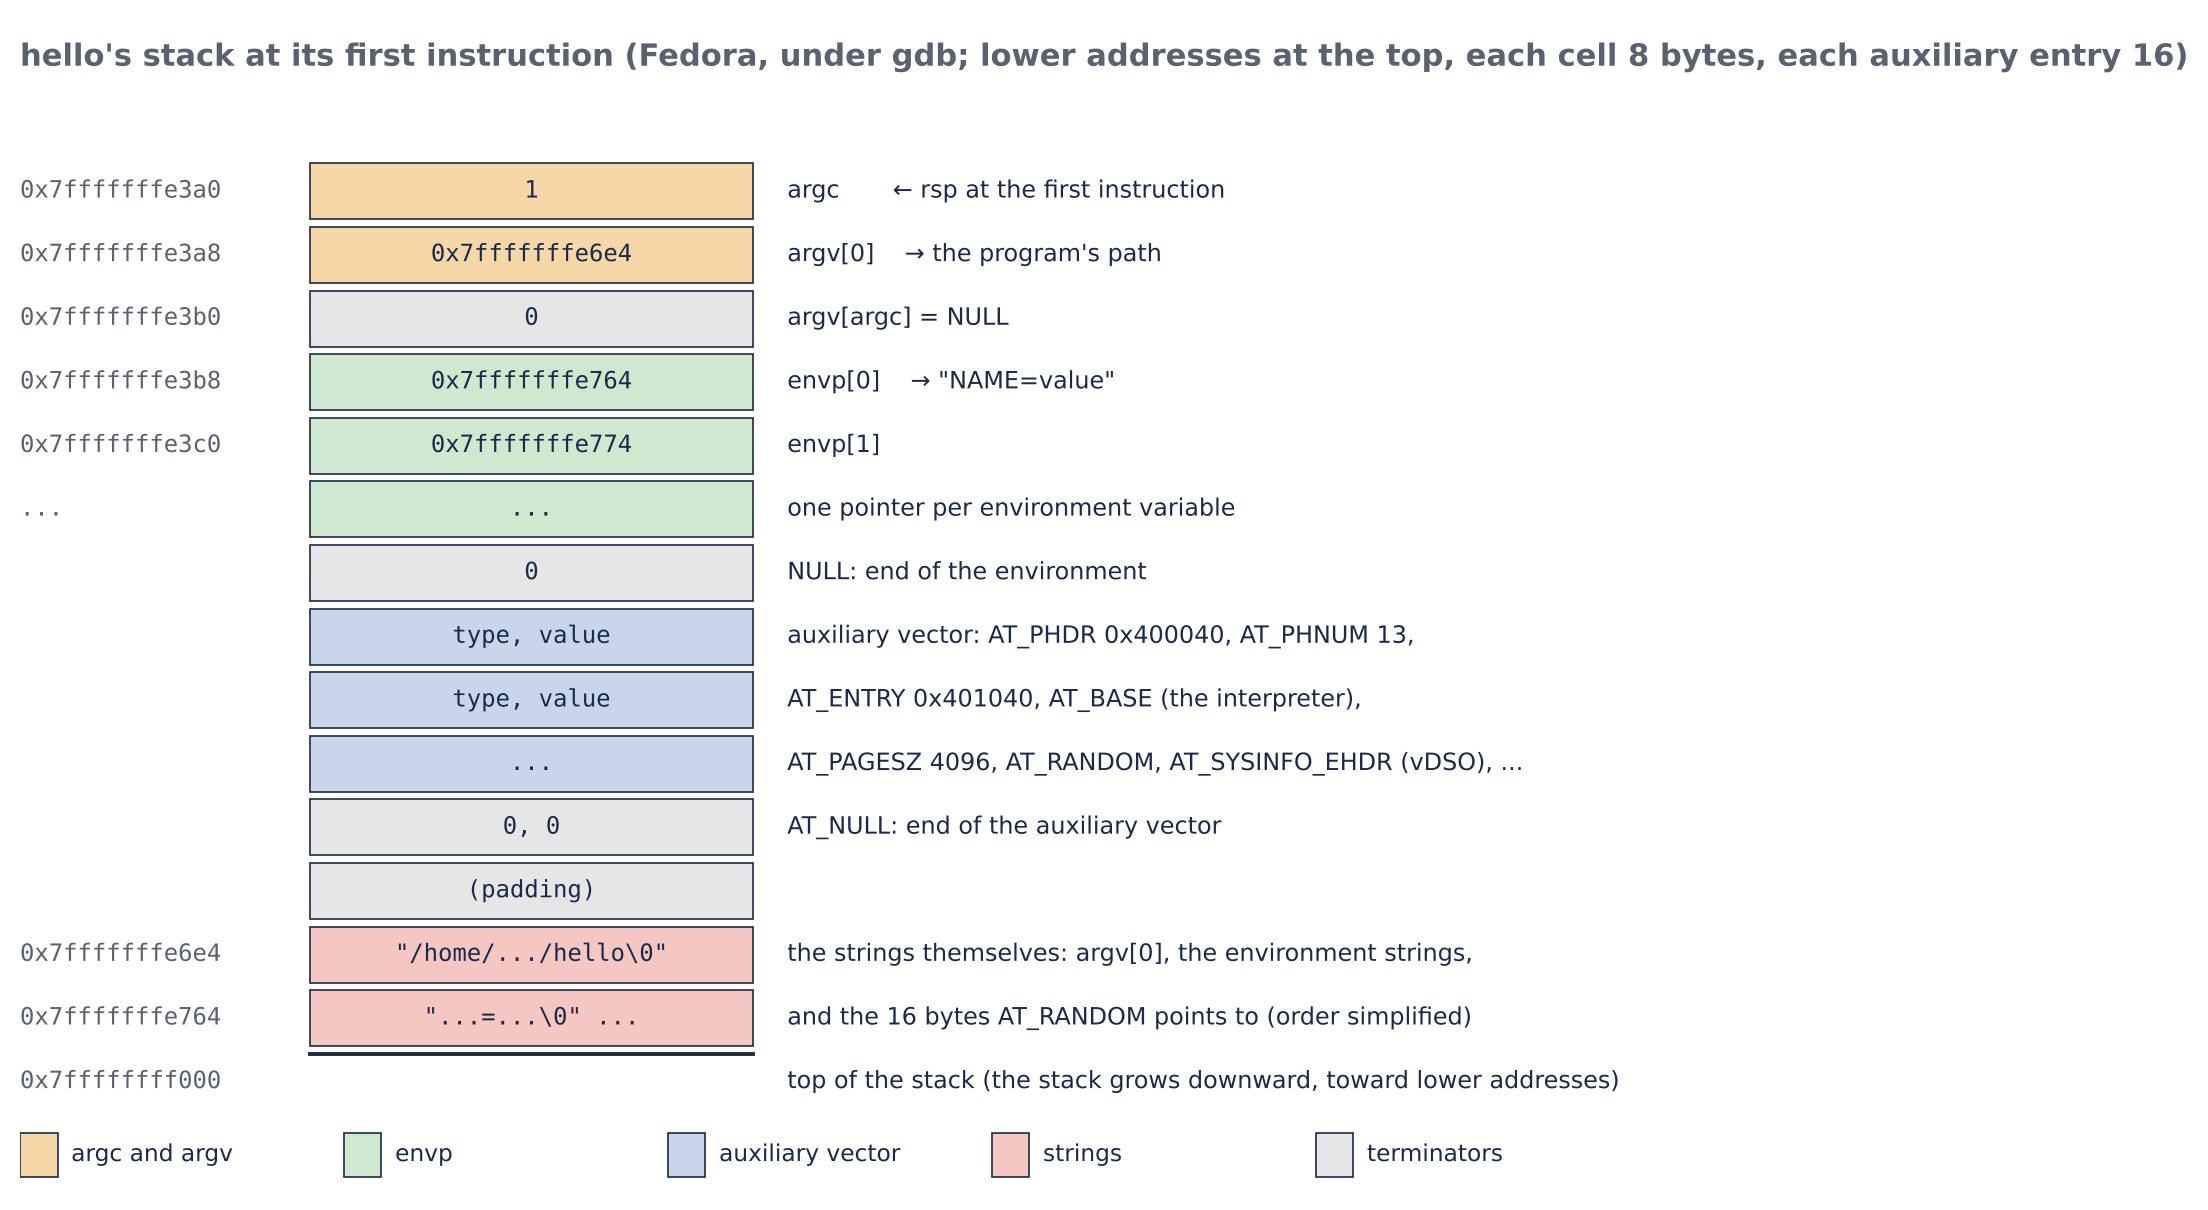

Python code for this plot:
# Figure 03.07-1: hello's stack at its first instruction (Fedora, under gdb, so without address randomization)
import matplotlib
matplotlib.use("Agg")
import matplotlib.pyplot as plt
from matplotlib.patches import Rectangle, FancyArrowPatch
plt.rcParams["font.family"] = "DejaVu Sans"
INK="#1B2A4A"; GREY="#5A6270"
C_ARG="#F6D7A7"; C_ENV="#CFE8CF"; C_AUX="#C9D6EA"; C_NUL="#E6E6E6"; C_STR="#F4C7C3"
rows = [  # (address label, content, colour, note)
 ("0x7fffffffe3a0", "1", C_ARG, "argc       ← rsp at the first instruction"),
 ("0x7fffffffe3a8", "0x7fffffffe6e4", C_ARG, "argv[0]    → the program's path"),
 ("0x7fffffffe3b0", "0", C_NUL, "argv[argc] = NULL"),
 ("0x7fffffffe3b8", "0x7fffffffe764", C_ENV, "envp[0]    → \"NAME=value\""),
 ("0x7fffffffe3c0", "0x7fffffffe774", C_ENV, "envp[1]"),
 ("...", "...", C_ENV, "one pointer per environment variable"),
 ("", "0", C_NUL, "NULL: end of the environment"),
 ("", "type, value", C_AUX, "auxiliary vector: AT_PHDR 0x400040, AT_PHNUM 13,"),
 ("", "type, value", C_AUX, "AT_ENTRY 0x401040, AT_BASE (the interpreter),"),
 ("", "...", C_AUX, "AT_PAGESZ 4096, AT_RANDOM, AT_SYSINFO_EHDR (vDSO), ..."),
 ("", "0, 0", C_NUL, "AT_NULL: end of the auxiliary vector"),
 ("", "(padding)", C_NUL, ""),
 ("0x7fffffffe6e4", "\"/home/.../hello\\0\"", C_STR, "the strings themselves: argv[0], the environment strings,"),
 ("0x7fffffffe764", "\"...=...\\0\" ...", C_STR, "and the 16 bytes AT_RANDOM points to (order simplified)"),
 ("0x7ffffffff000", "", None, "top of the stack (the stack grows downward, toward lower addresses)"),
]
fig, ax = plt.subplots(figsize=(11.0, 7.6), dpi=200)
n = len(rows); H = 1.0
ax.set_xlim(0, 100); ax.set_ylim(-1.2, n*H + 2.2); ax.axis("off")
ax.text(0, n*H + 1.6, "hello's stack at its first instruction (Fedora, under gdb; lower addresses at the top, each cell 8 bytes, each auxiliary entry 16)",
        fontsize=11, weight="bold", color=GREY, va="center")
for i, (addr, content, col, note) in enumerate(rows):
    y = n*H - (i+1)*H
    ax.text(0, y + H/2, addr, fontsize=8.6, family="DejaVu Sans Mono", color=GREY, va="center")
    if col is not None:
        ax.add_patch(Rectangle((17, y+0.06), 26, H-0.12, facecolor=col, edgecolor=INK, lw=0.6))
        ax.text(30, y + H/2, content, fontsize=8.6, family="DejaVu Sans Mono", color=INK, va="center", ha="center")
    else:
        ax.plot([17, 43], [y+H-0.06, y+H-0.06], color=INK, lw=1.4)
    ax.text(45, y + H/2, note, fontsize=8.6, color=INK, va="center")
# brackets
def bracket(i0, i1, label):
    y0 = n*H - i0*H - 0.1; y1 = n*H - (i1+1)*H + 0.1
    ax.plot([15.5, 15, 15, 15.5], [y0, y0, y1, y1], color=GREY, lw=0.9)
    ax.text(14.5, (y0+y1)/2, label, fontsize=8, color=GREY, ha="right", va="center", rotation=90)
legend = [(C_ARG, "argc and argv"), (C_ENV, "envp"), (C_AUX, "auxiliary vector"), (C_STR, "strings"), (C_NUL, "terminators")]
x = 0
for col, lab in legend:
    ax.add_patch(Rectangle((x, -1.0), 2.2, 0.7, facecolor=col, edgecolor=INK, lw=0.6))
    ax.text(x+3, -0.65, lab, fontsize=8.4, va="center", color=INK)
    x += 19
plt.savefig("fig_stack.png", bbox_inches="tight", facecolor="white")
